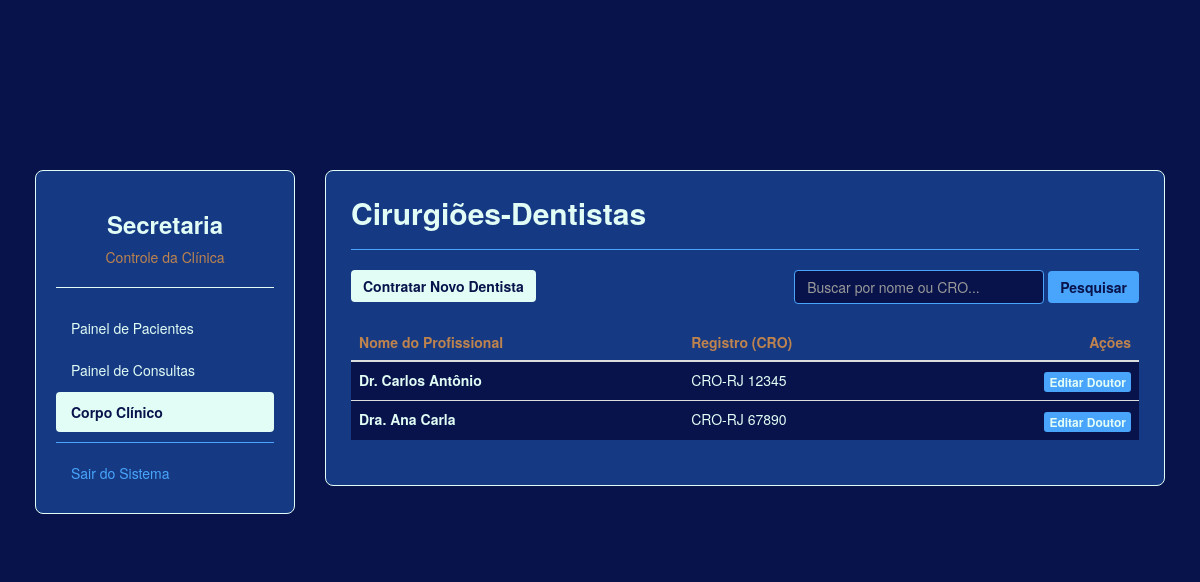
The app's page /secretaria/dentistas with its own data.
### tables this page shows
CREATE TABLE dentistas (
                        id INTEGER PRIMARY KEY AUTOINCREMENT,
                        nome TEXT NOT NULL,
                        cro TEXT NOT NULL,
                        usuario_login TEXT UNIQUE NOT NULL);

### app.py (the view)
@app.route('/secretaria/dentistas')
def secretaria_dentistas():
    termo_pesquisa = request.args.get('pesquisa', '')
    conn = conectar_banco()
    if termo_pesquisa:
        lista_dentistas = conn.execute('''
            SELECT d.*, u.senha
            FROM dentistas d
            JOIN usuarios u ON d.usuario_login = u.usuario
            WHERE d.nome LIKE ? OR d.cro LIKE ?
        ''', (f'%{termo_pesquisa}%', f'%{termo_pesquisa}%')).fetchall()
    else:
        lista_dentistas = conn.execute('''
            SELECT d.*, u.senha
            FROM dentistas d
            JOIN usuarios u ON d.usuario_login = u.usuario
        ''').fetchall()
    conn.close()
    return render_template('secretaria_dentistas.html', dentistas=lista_dentistas, termo=termo_pesquisa)

### app.py (called while the page is built)
def conectar_banco():
    conn = sqlite3.connect(ARQUIVO_BANCO)
    conn.row_factory = sqlite3.Row
    return conn

### templates/secretaria_dentistas.html (shortened to what this page needs)
<!DOCTYPE html>
<html lang="pt-BR">
<head>
    <link rel="stylesheet" href="https://stackpath.bootstrapcdn.com/bootstrap/3.4.1/css/bootstrap.min.css">
    <link rel="stylesheet" href="{{ url_for('static', filename='css/style.css') }}">
</head>
<body>
    <div class="container dashboard-container">
        <div class="row">
            <div class="col-md-3">
                <div class="sidebar">
                    <h3 class="text-ouro text-center">Secretaria</h3>
                    <p class="text-center text-muted">Controle da Clínica</p>
                    <hr style="border-color: #e2fdf6;">
                    <ul class="nav nav-pills nav-stacked">
                        <li><a href="{{ url_for('secretaria_recepcao') }}" style="color: #e2fdf6;">Painel de Pacientes</a></li>
                        <li><a href="{{ url_for('secretaria_consultas') }}" style="color: #e2fdf6;">Painel de Consultas</a></li>
                        <li class="active"><a href="{{ url_for('secretaria_dentistas') }}" style="background-color: #e2fdf6; color: #08134b; font-weight: bold;">Corpo Clínico</a></li>
                        <hr style="border-color: #49a4fc; margin: 10px 0;">
                        <li><a href="{{ url_for('login') }}" style="color: #49a4fc;">Sair do Sistema</a></li>
                    </ul>
                </div>
            </div>
            <div class="col-md-9">
                <div class="main-panel">
                    <h2 class="text-ouro" style="margin-top: 0;">Cirurgiões-Dentistas</h2>
                    <hr style="border-color: #49a4fc;">
                    <div class="row" style="margin-bottom: 20px;">
                        <div class="col-sm-4">
                            <a href="{{ url_for('cadastrar_dentista') }}" class="btn btn-ouro">Contratar Novo Dentista</a>
                        </div>
                        <div class="col-sm-8 text-right">
                            <form action="{{ url_for('secretaria_dentistas') }}" method="GET" class="form-inline">
                                <div class="form-group">
                                    <input type="text" class="form-control" name="pesquisa" placeholder="Buscar por nome ou CRO..." value="{{ termo }}" style="background-color: #08134b; color: #e2fdf6; border: 1px solid #49a4fc; min-width: 250px;">
                                </div>
                                <button type="submit" class="btn btn-primary" style="background-color: #49a4fc; border: none;">Pesquisar</button>
                            </form>
                        </div>
                    </div>
                    <div class="table-responsive" style="margin-top: 15px;">
                        <table class="table" style="color: #e2fdf6;">
                            <thead>
                                <tr style="color: #be834e;">
                                    <th>Nome do Profissional</th>
                                    <th>Registro (CRO)</th>
                                    <th class="text-right">Ações</th>
                                </tr>
                            </thead>
                            <tbody>
                                {% if dentistas %}
                                    {% for doutor in dentistas %}
                                    <tr style="background-color: #08134b;">
                                        <td><strong>{{ doutor.nome }}</strong></td>
                                        <td>{{ doutor.cro }}</td>
                                        <td class="text-right">
                                            <a href="{{ url_for('editar_dentista', id_dentista=doutor.id) }}" class="btn btn-xs btn-primary" style="background-color: #49a4fc; border: none; color: #e2fdf6;">Editar Doutor</a>
                                        </td>
                                    </tr>
                                    {% endfor %}
                                {% else %}
                                    <tr style="background-color: #08134b;">
                                        <td colspan="4" class="text-center" style="color: #49a4fc; padding: 20px;">Nenhum cirurgião encontrado com esses critérios.</td>
                                    </tr>
                                {% endif %}
                            </tbody>
                        </table>
                    </div>
                </div>
            </div>
        </div>
    </div>
</body>
</html>

### static/css/style.css (style rules this page uses)
body { padding-top: 100px; background-color: #08134b; color: #e2fdf6; }
h2 { color: #e2fdf6; font-weight: bold; }
.text-muted { color: #be834e !important; }
.form-control { background-color: #e2fdf6; color: #08134b; border: 1px solid #49a4fc; }
.btn-primary { background-color: #e2fdf6; border-color: #e2fdf6; color: #08134b; font-weight: bold; transition: all 0.3s; }
.dashboard-container { margin-top: 50px; padding: 20px; }
.sidebar { background-color: #153a83; border-radius: 8px; padding: 20px; border: 1px solid #e2fdf6; margin-bottom: 20px; }
.main-panel { background-color: #153a83; border-radius: 8px; padding: 25px; border: 1px solid #e2fdf6; }
.text-ouro { color: #e2fdf6 !important; font-weight: bold; }
.btn-ouro { background-color: #e2fdf6; color: #08134b; font-weight: bold; border: none; }

### records on screen
dentistas: nome "Dr. Carlos Antônio", cro "CRO-RJ 12345"
dentistas: nome "Dra. Ana Carla", cro "CRO-RJ 67890"
